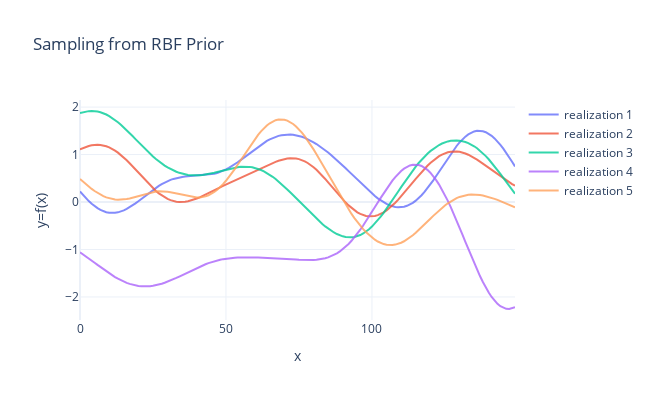

Here is the notebook cell this chart was saved with:
### Code cell
fig = go.Figure()
for i,y in enumerate(ys):
    fig.add_trace(go.Scatter(y=y, mode='lines', name=f'realization {i+1}', opacity=0.8))
fig.update_layout(autosize=False, width=650, height=400,
    xaxis_title="x", yaxis_title="y=f(x)", title='Sampling from RBF Prior')
fig.show()

### Figure 1 — Plotly figure (JSON) as saved in the notebook; plotly's stock layout.template omitted (floating-point values rounded to 4 significant figures; data arrays with more than 128 entries replaced by an {"elided": "..."} marker saying what was removed)
{"data": [{"mode": "lines", "name": "realization 1", "opacity": 0.8, "type": "scatter", "y": {"elided": "150 float values"}}, {"mode": "lines", "name": "realization 2", "opacity": 0.8, "type": "scatter", "y": {"elided": "150 float values"}}, {"mode": "lines", "name": "realization 3", "opacity": 0.8, "type": "scatter", "y": {"elided": "150 float values"}}, {"mode": "lines", "name": "realization 4", "opacity": 0.8, "type": "scatter", "y": {"elided": "150 float values"}}, {"mode": "lines", "name": "realization 5", "opacity": 0.8, "type": "scatter", "y": {"elided": "150 float values"}}], "layout": {"autosize": false, "height": 400, "title": {"text": "Sampling from RBF Prior"}, "width": 650, "xaxis": {"autorange": true, "range": [0, 149], "title": {"text": "x"}}, "yaxis": {"autorange": true, "range": [-2.486, 2.149], "title": {"text": "y=f(x)"}, "type": "linear"}}}
